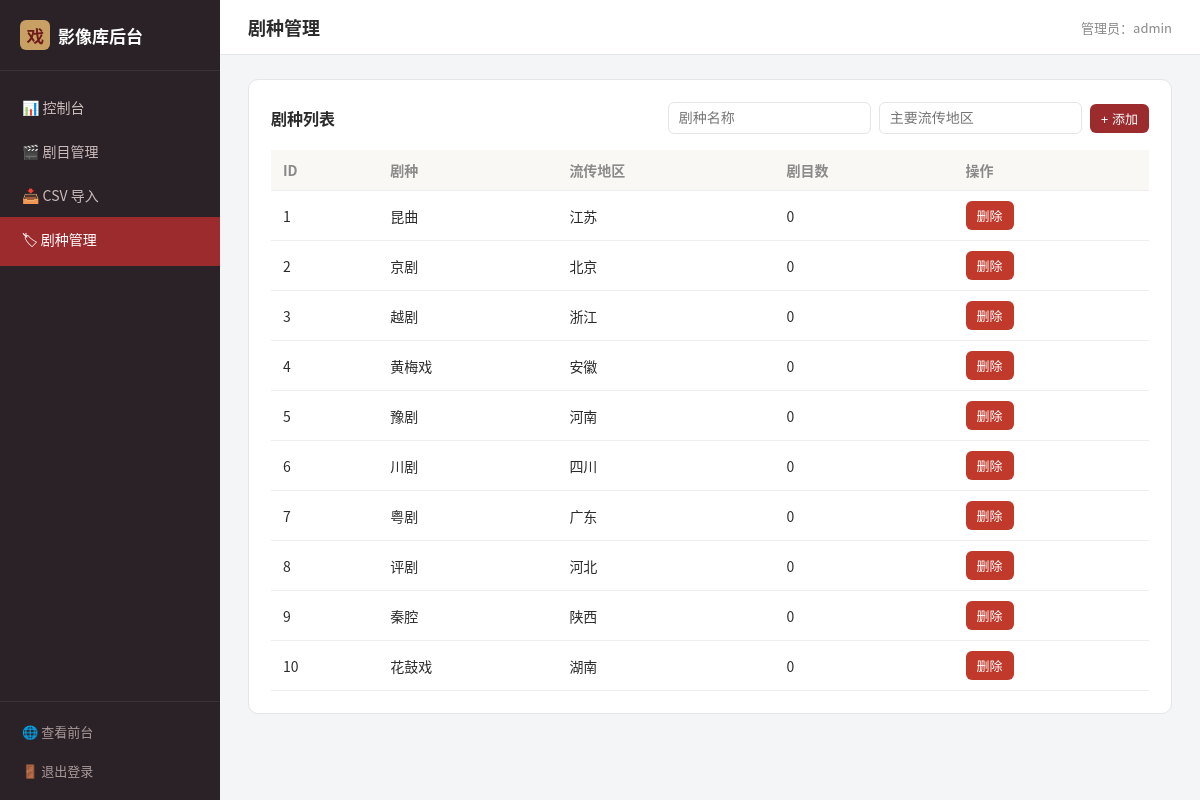
/admin/types.php (signed in), run on the app's committed database.
### tables this page shows
CREATE TABLE opera_types (
  id     INT UNSIGNED AUTO_INCREMENT PRIMARY KEY,
  name   VARCHAR(100) NOT NULL UNIQUE COMMENT '剧种名称，如：昆曲、越剧',
  region VARCHAR(100) NOT NULL DEFAULT '' COMMENT '主要流传地区'
);

### includes/functions.php (called while the page is built, shortened)
<?php
function e(?string $str): string
{
    return htmlspecialchars((string)$str, ENT_QUOTES, 'UTF-8');
}

### includes/auth.php (called while the page is built, shortened)
<?php
function admin_name(): string
{
    return $_SESSION['admin_name'] ?? '';
}

### admin/types.php (the view, shortened to what this page needs)
<?php
require_once dirname(__DIR__) . '/includes/auth.php';
$pdo = db();
$types = $pdo->query('SELECT t.*, (SELECT COUNT(*) FROM plays p WHERE p.type_id = t.id) AS play_count
                      FROM opera_types t ORDER BY t.id')->fetchAll();
$pageTitle = '剧种管理';
require __DIR__ . '/includes/header.php';
?>
<div class="panel">
  <div class="panel-head">
    <h2>剧种列表</h2>
    <form method="post" class="inline-form">
      <input type="text" name="name" placeholder="剧种名称" required>
      <input type="text" name="region" placeholder="主要流传地区">
      <button class="btn btn-primary btn-sm" type="submit">+ 添加</button>
    </form>
  </div>
  <table class="data-table">
    <thead><tr><th>ID</th><th>剧种</th><th>流传地区</th><th>剧目数</th><th>操作</th></tr></thead>
    <tbody>
    <?php foreach ($types as $t): ?>
      <tr>
        <td><?= (int)$t['id'] ?></td>
        <td><?= e($t['name']) ?></td>
        <td><?= e($t['region']) ?></td>
        <td><?= (int)$t['play_count'] ?></td>
        <td>
          <form method="post" class="inline" onsubmit="return confirm('确定删除该剧种吗？')">
            <button class="btn btn-sm btn-danger" type="submit" <?= $t['play_count'] > 0 ? 'disabled title="该剧种下还有剧目"' : '' ?>>删除</button>
          </form>
        </td>
      </tr>
    <?php endforeach; ?>
    </tbody>
  </table>
</div>
<?php require __DIR__ . '/includes/footer.php'; ?>

### admin/includes/header.php (shortened to what this page needs)
<?php
$current = basename($_SERVER['PHP_SELF']);
?>
<!DOCTYPE html>
<html lang="zh-CN">
<head>
<link rel="stylesheet" href="../assets/css/admin.css">
</head>
<body>
<div class="admin-layout">
  <aside class="sidebar">
    <div class="sidebar-logo"><span class="logo-mark">戏</span> 影像库后台</div>
    <nav class="sidebar-nav">
      <a href="index.php"  class="<?= $current === 'index.php' ? 'active' : '' ?>">📊 控制台</a>
      <a href="plays.php"  class="<?= in_array($current, ['plays.php','play_form.php'], true) ? 'active' : '' ?>">🎬 剧目管理</a>
      <a href="import.php" class="<?= $current === 'import.php' ? 'active' : '' ?>">📥 CSV 导入</a>
      <a href="types.php"  class="<?= $current === 'types.php' ? 'active' : '' ?>">🏷 剧种管理</a>
    </nav>
    <div class="sidebar-foot">
      <a href="../index.php" target="_blank">🌐 查看前台</a>
      <a href="logout.php">🚪 退出登录</a>
    </div>
  </aside>
  <div class="admin-main">
    <header class="admin-topbar">
      <h1><?= e($pageTitle ?? '') ?></h1>
      <span class="admin-user">管理员：<?= e(admin_name()) ?></span>
    </header>
    <div class="admin-content">

### admin/includes/footer.php
    </div>
  </div>
</div>
</body>
</html>

### assets/css/admin.css (style rules this page uses)
:root { --c-primary: #9c2b2e; --c-primary-dark: #7a1f22; --c-bg: #f4f5f7; --c-card: #fff; --c-border: #e3e5e8; --c-ink: #2b2b2b; --c-muted: #8a8a8a; --c-danger: #c0392b; --c-success: #1e8e5a; }
* { box-sizing: border-box; margin: 0; padding: 0; }
body { font-family: "PingFang SC", "Microsoft YaHei", "Noto Sans CJK SC", sans-serif; background: var(--c-bg); color: var(--c-ink); }
a { color: var(--c-primary); text-decoration: none; }
.admin-layout { display: flex; min-height: 100vh; }
.sidebar { width: 220px; background: #2a2226; color: #cbb; display: flex; flex-direction: column; position: fixed; top: 0; bottom: 0; left: 0; }
.sidebar-logo { padding: 20px; font-size: 17px; font-weight: 700; color: #fff; border-bottom: 1px solid rgba(255,255,255,.08); display: flex; align-items: center; gap: 8px; }
.logo-mark { width: 30px; height: 30px; border-radius: 6px; background: #c9a063; color: #6d1a1d; display: inline-flex; align-items: center; justify-content: center; font-family: "KaiTi", serif; }
.sidebar-nav { flex: 1; padding: 14px 0; }
.sidebar-nav a { display: block; padding: 12px 22px; color: #cbb; font-size: 14px; }
.sidebar-nav a.active { background: var(--c-primary); color: #fff; }
.sidebar-foot { border-top: 1px solid rgba(255,255,255,.08); padding: 10px 0; }
.sidebar-foot a { display: block; padding: 10px 22px; color: #a99; font-size: 13px; }
.admin-main { flex: 1; margin-left: 220px; display: flex; flex-direction: column; }
.admin-topbar { background: #fff; border-bottom: 1px solid var(--c-border); padding: 14px 28px; display: flex; justify-content: space-between; align-items: center; }
.admin-topbar h1 { font-size: 18px; }
.admin-user { font-size: 13px; color: var(--c-muted); }
.admin-content { padding: 24px 28px; }
.panel { background: var(--c-card); border: 1px solid var(--c-border); border-radius: 10px; padding: 22px; margin-bottom: 22px; }
.panel h2 { font-size: 16px; margin-bottom: 14px; }
.panel-head { display: flex; justify-content: space-between; align-items: center; margin-bottom: 16px; flex-wrap: wrap; gap: 10px; }
.panel-head h2 { margin: 0; }
.data-table { width: 100%; border-collapse: collapse; font-size: 14px; }
.data-table th, .data-table td { padding: 10px 12px; border-bottom: 1px solid #eee; text-align: left; }
.data-table th { background: #faf8f4; color: var(--c-muted); font-weight: 600; white-space: nowrap; }
.inline-form { display: flex; gap: 8px; align-items: center; flex-wrap: wrap; }
.inline-form input, .inline-form select { padding: 7px 10px; border: 1px solid var(--c-border); border-radius: 6px; font-size: 14px; }
.btn { display: inline-block; padding: 8px 16px; border-radius: 6px; font-size: 14px; border: 1px solid transparent; cursor: pointer; background: #fff; color: var(--c-ink); }
.btn-sm { padding: 4px 10px; font-size: 13px; }
.btn-primary { background: var(--c-primary); color: #fff; }
.btn-danger { background: var(--c-danger); color: #fff; }

### data on the page
opera_types: id "1", name "昆曲", region "江苏", play_count "0"
opera_types: id "2", name "京剧", region "北京", play_count "0"
opera_types: id "3", name "越剧", region "浙江", play_count "0"
opera_types: id "4", name "黄梅戏", region "安徽", play_count "0"
opera_types: id "5", name "豫剧", region "河南", play_count "0"
opera_types: id "6", name "川剧", region "四川", play_count "0"
opera_types: id "7", name "粤剧", region "广东", play_count "0"
opera_types: id "8", name "评剧", region "河北", play_count "0"
opera_types: id "9", name "秦腔", region "陕西", play_count "0"
opera_types: id "10", name "花鼓戏", region "湖南", play_count "0"

### other printed values
$pageTitle "剧种管理"
admin_name() "admin"
